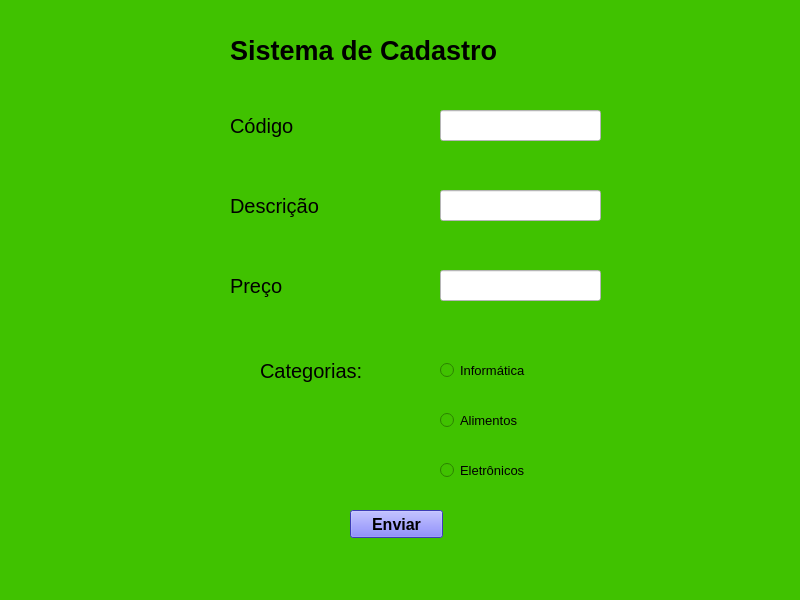
<?xml version="1.0" encoding="UTF-8"?>
<ui version="4.0">
 <class>MainWindow</class>
 <widget class="QMainWindow" name="MainWindow">
  <property name="geometry">
   <rect>
    <x>0</x>
    <y>0</y>
    <width>800</width>
    <height>600</height>
   </rect>
  </property>
  <property name="windowTitle">
   <string>MainWindow</string>
  </property>
  <property name="styleSheet">
   <string notr="true">background-color: rgb(64, 194, 0);</string>
  </property>
  <widget class="QWidget" name="centralwidget">
   <widget class="QLabel" name="label">
    <property name="geometry">
     <rect>
      <x>230</x>
      <y>20</y>
      <width>341</width>
      <height>61</height>
     </rect>
    </property>
    <property name="font">
     <font>
      <pointsize>20</pointsize>
      <weight>75</weight>
      <bold>true</bold>
     </font>
    </property>
    <property name="styleSheet">
     <string notr="true">color: rgb(0, 0, 0);
</string>
    </property>
    <property name="text">
     <string>Sistema de Cadastro</string>
    </property>
   </widget>
   <widget class="QLabel" name="label_2">
    <property name="geometry">
     <rect>
      <x>230</x>
      <y>110</y>
      <width>81</width>
      <height>31</height>
     </rect>
    </property>
    <property name="font">
     <font>
      <pointsize>15</pointsize>
      <weight>50</weight>
      <bold>false</bold>
     </font>
    </property>
    <property name="text">
     <string>Código</string>
    </property>
   </widget>
   <widget class="QLabel" name="label_3">
    <property name="geometry">
     <rect>
      <x>230</x>
      <y>190</y>
      <width>111</width>
      <height>31</height>
     </rect>
    </property>
    <property name="font">
     <font>
      <pointsize>15</pointsize>
     </font>
    </property>
    <property name="text">
     <string>Descrição</string>
    </property>
   </widget>
   <widget class="QLabel" name="label_4">
    <property name="geometry">
     <rect>
      <x>230</x>
      <y>270</y>
      <width>71</width>
      <height>31</height>
     </rect>
    </property>
    <property name="font">
     <font>
      <pointsize>15</pointsize>
     </font>
    </property>
    <property name="text">
     <string>Preço</string>
    </property>
   </widget>
   <widget class="QLineEdit" name="lineEdit">
    <property name="geometry">
     <rect>
      <x>440</x>
      <y>110</y>
      <width>161</width>
      <height>31</height>
     </rect>
    </property>
    <property name="styleSheet">
     <string notr="true">background-color: rgb(255, 255, 255);</string>
    </property>
   </widget>
   <widget class="QLineEdit" name="lineEdit_2">
    <property name="geometry">
     <rect>
      <x>440</x>
      <y>190</y>
      <width>161</width>
      <height>31</height>
     </rect>
    </property>
    <property name="styleSheet">
     <string notr="true">background-color: rgb(255, 255, 255);</string>
    </property>
   </widget>
   <widget class="QLineEdit" name="lineEdit_3">
    <property name="geometry">
     <rect>
      <x>440</x>
      <y>270</y>
      <width>161</width>
      <height>31</height>
     </rect>
    </property>
    <property name="styleSheet">
     <string notr="true">background-color: rgb(255, 255, 255);</string>
    </property>
   </widget>
   <widget class="QRadioButton" name="radioButton">
    <property name="geometry">
     <rect>
      <x>440</x>
      <y>360</y>
      <width>131</width>
      <height>20</height>
     </rect>
    </property>
    <property name="font">
     <font>
      <pointsize>10</pointsize>
     </font>
    </property>
    <property name="text">
     <string>Informática</string>
    </property>
   </widget>
   <widget class="QRadioButton" name="radioButton_2">
    <property name="geometry">
     <rect>
      <x>440</x>
      <y>410</y>
      <width>121</width>
      <height>20</height>
     </rect>
    </property>
    <property name="font">
     <font>
      <pointsize>10</pointsize>
     </font>
    </property>
    <property name="text">
     <string>Alimentos</string>
    </property>
   </widget>
   <widget class="QRadioButton" name="radioButton_3">
    <property name="geometry">
     <rect>
      <x>440</x>
      <y>460</y>
      <width>121</width>
      <height>20</height>
     </rect>
    </property>
    <property name="font">
     <font>
      <pointsize>10</pointsize>
     </font>
    </property>
    <property name="text">
     <string>Eletrônicos</string>
    </property>
   </widget>
   <widget class="QLabel" name="label_5">
    <property name="geometry">
     <rect>
      <x>260</x>
      <y>350</y>
      <width>121</width>
      <height>41</height>
     </rect>
    </property>
    <property name="font">
     <font>
      <pointsize>15</pointsize>
     </font>
    </property>
    <property name="text">
     <string>Categorias:</string>
    </property>
   </widget>
   <widget class="QPushButton" name="pushButton">
    <property name="geometry">
     <rect>
      <x>350</x>
      <y>510</y>
      <width>93</width>
      <height>28</height>
     </rect>
    </property>
    <property name="font">
     <font>
      <pointsize>12</pointsize>
      <weight>75</weight>
      <bold>true</bold>
     </font>
    </property>
    <property name="styleSheet">
     <string notr="true">color: rgb(0, 0, 0);
background-color: rgb(85, 85, 255);</string>
    </property>
    <property name="text">
     <string>Enviar</string>
    </property>
   </widget>
  </widget>
  <widget class="QMenuBar" name="menubar">
   <property name="geometry">
    <rect>
     <x>0</x>
     <y>0</y>
     <width>800</width>
     <height>26</height>
    </rect>
   </property>
  </widget>
  <widget class="QStatusBar" name="statusbar"/>
 </widget>
 <resources/>
 <connections/>
</ui>
